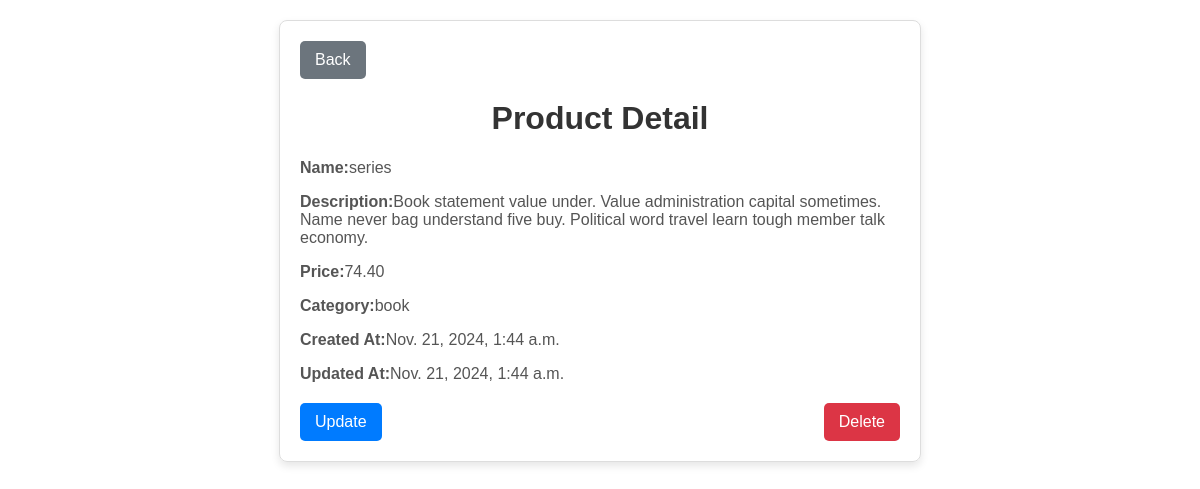
Page /products/7552/ on the committed database.
### app/models.py (models this page shows, shortened)
class Product(models.Model):
    name = models.CharField(max_length=255, unique=True)
    description = models.TextField(blank=True)
    price = models.DecimalField(max_digits=10, decimal_places=2)
    category = models.ForeignKey(Category, on_delete=models.CASCADE)
    created_at = models.DateTimeField()
    updated_at = models.DateTimeField()

class Category(models.Model):
    name = models.CharField(max_length=255, unique=True)
    description = models.TextField(blank=True)

### app/views.py (the view, shortened to what this page needs)
# urls.py: path('products/<str:id>/', ProductView.as_view(), name='products-detail'),
class ProductView(View):
    def get(self, request, id=None):
        if id!=None:
            products = Product.objects.get(id=id)
            categories = getSetCache('categories', Category)
            context = {
                'active_tab': 'products',
                'product': products,
                'categories' : categories
            }
            return render(request, 'product_detail.html', context)

### app/views.py (called while the page is built)
def getSetCache(key, model, category=None):
    print('========')
    if category:
        result = cache.get(f"{key}?category={category.name}")
        if result:
            print('ada result')
            return result
        else:
            data = model.objects.all()
            data = data.filter(category=category.id)
            cache.set(f"{key}?category={category.name}", data, timeout)
            return data
    else:
        result = cache.get(key)
        if result:
            print('ada result')
            return result
        else:
            data = model.objects.all()
            cache.set(f"{key}", data, timeout)
            return data

### app/templates/product_detail.html (shortened to what this page needs)
<!DOCTYPE html>
<html lang="en">
<head>
</head>
<body>
    <div class="container">
        <button type="button" class="btn-back" id="backButton">Back</button>
        <h1>Product Detail</h1>
        <p id="old_name"><strong>Name:</strong><span>{{product.name }}</span></p>
        <p><strong>Description:</strong>{{ product.description }}</p>
        <p id=""><strong>Price:</strong>{{ product.price }}</p>
        <p><strong>Category:</strong>{{ product.category.name }}</p>
        <p id=""><strong>Created At:</strong>{{ product.created_at }}</p>
        <p><strong>Updated At:</strong>{{ product.updated_at}}</p>
        <div class="buttons">
            <button type="submit" class="btn-update" onclick="toggleModal()">Update</button>
            <button type="submit" class="btn-delete" onclick="deleteHandler()">Delete</button>
        </div>
    </div>
</body>
</html>

### app/templates/product_detail.html (style rules this page uses)
body { font-family: Arial, sans-serif; margin: 20px; }
.container { max-width: 600px; margin: 0 auto; border: 1px solid #ddd; border-radius: 8px; padding: 20px; box-shadow: 0 4px 8px rgba(0, 0, 0, 0.1); }
h1 { text-align: center; color: #333; }
p { font-size: 16px; color: #555; }
.buttons { margin-top: 20px; display: flex; justify-content: space-between; }
button { padding: 10px 15px; font-size: 16px; border: none; border-radius: 5px; cursor: pointer; color: white; }
.btn-update { background-color: #007bff; }
.btn-delete { background-color: #dc3545; }
.btn-back { background-color: #6c757d; }

### rows in the picture
Product: name "series", description "Book statement value under. Value administration capital sometimes. Name never bag understand five buy. Political word travel learn tough member talk economy.", price "74.40", category.name "book", created_at "Nov. 21, 2024, 1:44 a.m.", updated_at "Nov. 21, 2024, 1:44 a.m."
